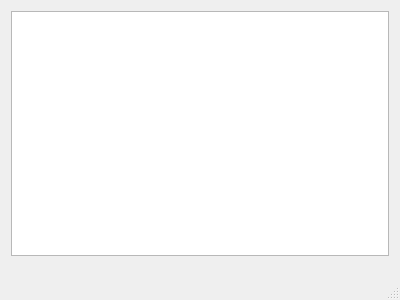
<?xml version="1.0" encoding="UTF-8"?>
<ui version="4.0">
 <class>ControlCenter</class>
 <widget class="QMainWindow" name="ControlCenter">
  <property name="geometry">
   <rect>
    <x>0</x>
    <y>0</y>
    <width>400</width>
    <height>300</height>
   </rect>
  </property>
  <property name="font">
   <font>
    <pointsize>18</pointsize>
    <weight>75</weight>
    <italic>true</italic>
    <bold>true</bold>
   </font>
  </property>
  <property name="windowTitle">
   <string>ControlCenter</string>
  </property>
  <widget class="QWidget" name="centralWidget">
   <layout class="QVBoxLayout" name="verticalLayout">
    <item>
     <widget class="QListWidget" name="listWidget"/>
    </item>
   </layout>
  </widget>
  <widget class="QMenuBar" name="menuBar">
   <property name="geometry">
    <rect>
     <x>0</x>
     <y>0</y>
     <width>400</width>
     <height>36</height>
    </rect>
   </property>
  </widget>
  <widget class="QStatusBar" name="statusBar"/>
 </widget>
 <layoutdefault spacing="6" margin="11"/>
 <resources/>
 <connections/>
</ui>
